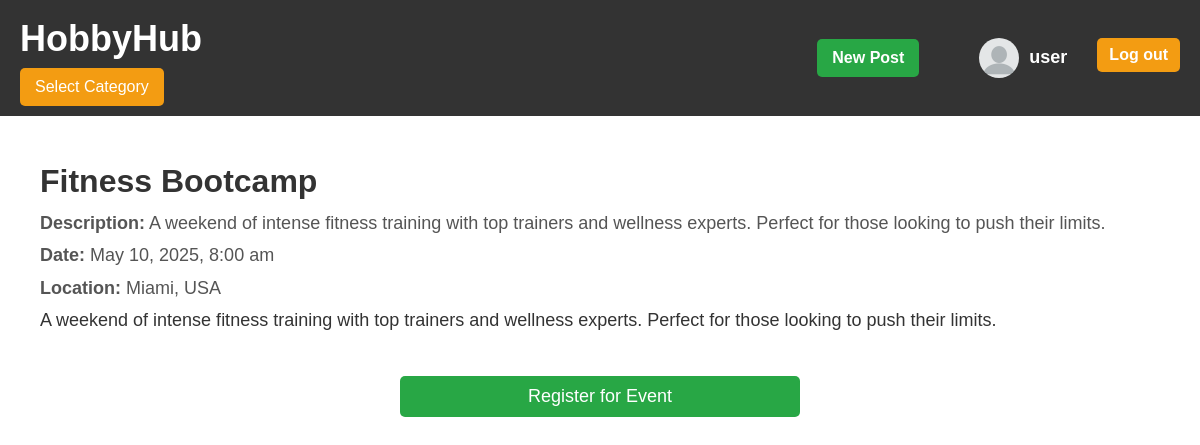
/event.php?id=3 (signed in), run on the app's committed database.
### tables this page shows
CREATE TABLE `events` (
  `event_id` int(10) UNSIGNED NOT NULL,
  `event_name` varchar(255) NOT NULL,
  `event_description` text NOT NULL,
  `event_date` datetime NOT NULL,
  `location` varchar(255) NOT NULL,
  `created_at` timestamp NOT NULL DEFAULT CURRENT_TIMESTAMP
);

### event.php (the view, shortened to what this page needs)
<?php
include 'db_connection.php';
include 'Component/navbar.php';
$isLoggedIn = isset($_SESSION['user_id']);
$userId = $isLoggedIn ? $_SESSION['user_id'] : null;
$userName = $isLoggedIn ? $_SESSION['username'] : null;
$navbar = new Navbar($conn, $isLoggedIn, $userId, $userName);
if (isset($_GET['id'])) {
    $event_id = $_GET['id'];
    $sql_event_details = "SELECT * FROM events WHERE event_id = ?";
    $stmt = $conn->prepare($sql_event_details);
    $stmt->bind_param("i", $event_id);
    $stmt->execute();
    $result = $stmt->get_result();
    if ($result->num_rows > 0) {
        $event = $result->fetch_assoc();
    } else {
        echo "<p>Event not found.</p>";
        exit;
    }
} else {
    echo "<p>No event specified.</p>";
    exit;
}
?>
<!DOCTYPE html>
<html lang="en">
<head>
    <link rel="stylesheet" href="event.css">
    <link rel="stylesheet" href="glowna.css">
    <link rel="stylesheet" href="navbar.css">
</head>
<body>
  <header>
    <?php
          echo $navbar->render();
      ?>
  </header>
  <main class="container">
    <div class="event-details">
        <div class="event-header">
            <div class="event-info">
                <h1><?php echo htmlspecialchars($event['event_name'], ENT_QUOTES, 'UTF-8'); ?></h1>
                <p><strong>Description:</strong> <?php echo htmlspecialchars($event['event_description'], ENT_QUOTES, 'UTF-8'); ?></p>
                <p><strong>Date:</strong> <?php echo date("F j, Y, g:i a", strtotime($event['event_date'])); ?></p>
                <p><strong>Location:</strong> <?php echo htmlspecialchars($event['location'], ENT_QUOTES, 'UTF-8'); ?></p>
            </div>
        </div>
        <p><?php echo nl2br(htmlspecialchars($event['event_description'], ENT_QUOTES, 'UTF-8')); ?></p>
    </div>
    <?php if ($isLoggedIn): ?>
    <div class="registration-form">
        <form method="POST">
            <button type="submit" name="register" class="btn-register">Register for Event</button>
        </form>
        </div>
    <?php else: ?>
        <div class="login-message">
            <p>You need to <a href="login.php" class="login-link">log in</a> to register for this event.</p>
        </div>
    <?php endif; ?>
    </main>
</body>
</html>

### Component/navbar.php (shortened to what this page needs)
<?php
class Navbar{
    private $dbConnection;
    private $isLoggedIn;
    private $userId;
    private $userName;
    public function __construct($dbConnection, $isLoggedIn = false, $userId = null, $userName = null) {
        $this->dbConnection = $dbConnection;
        $this->categories = $this->fetchCategories($dbConnection);
        $this->isLoggedIn = $isLoggedIn;
        $this->userId = $userId;
        $this->userName = $userName;
    }
    private function fetchCategories($dbConnection) {
        $sql = "SELECT category_id, name FROM categories ORDER BY name ASC";
        $result = $dbConnection->query($sql);
        $categories = [];
        if ($result->num_rows > 0) {
            while ($row = $result->fetch_assoc()) {
                $categories[] = $row;
            }
        }
        return $categories;
    }
    private function fetchProfilePicture($userId) {
        $sql = "SELECT profile_picture FROM users WHERE user_id = ?";
        $stmt = $this->dbConnection->prepare($sql);
        $stmt->bind_param("i", $userId);
        $stmt->execute();
        $result = $stmt->get_result();
        $image_src = '../default.png';
        if ($result->num_rows > 0) {
            $row = $result->fetch_assoc();
        }
        return $image_src;
    }
    public function render() {
    ?>
    <nav class="navbar">
      <div class="logo">
        <h1><a href="index.php">HobbyHub</a></h1>
        <?php
        if ($_SERVER['REQUEST_URI'] != '/profile.php' && $_SERVER['REQUEST_URI'] != '/new_post.php') {
        ?>
            <div class="dropdown">
                <button class="dropdown-button" onclick="toggleDropdown()">Select Category</button>
            </div>
        <?php
        }
        ?>
        </div>
        <div class="auth-buttons">
            <?php if ($this->isLoggedIn): ?>
            <div class="auth-info">
                <?php if ($_SERVER['REQUEST_URI'] != '/new_post.php') {
                ?>
                <button class="btn new-post-btn" onclick="window.location.href='new_post.php'">New Post</button>
                <?php
                }
                ?>
                <a href="profile.php" class="profile-link">
                    <?php
                        $image_src = $this->fetchProfilePicture($this->userId);
                    ?>
                    <img src="<?php echo $image_src; ?>" alt="Profile Picture" class="profile-img">
                    <span class="username"><?php echo htmlspecialchars($this->userName); ?></span>
                </a>
            </div>
            <form method="POST" style="display: inline;">
                <button type="submit" name="logout" class="btn logout-btn">Log out</button>
            </form>
        <?php else: ?>
            <button class="btn register-btn" onclick="window.location.href='register.php'">Sign up</button>
            <button class="btn login-btn" onclick="window.location.href='login.php'">Login</button>
        <?php endif; ?>
    </nav>
<?php
    return ob_get_clean();
    }
}
?>

### event.css (style rules this page uses)
.event-details { margin: 0 auto; padding: 20px; }
.event-header { display: flex; align-items: flex-start; gap: 20px; }
.event-info h1 { font-size: 32px; color: #333; }
.event-info p { font-size: 18px; color: #555; }
.registration-form { width: 100%; max-width: 400px; margin: 20px auto; text-align: center; }
.btn-register { background-color: #28a745; color: white; border: none; padding: 10px 20px; font-size: 18px; cursor: pointer; border-radius: 5px; transition: background-color 0.3s ease; display: inline-block; width: 100%; }

### glowna.css (style rules this page uses)
* { margin: 0; padding: 0; box-sizing: border-box; }
body { font-family: Arial, sans-serif; line-height: 1.6; color: #333; }
.logo a { color: white; text-decoration: none; font-size: 36px; font-weight: bold; font-family: "Arial", sans-serif; transition: color 0.3s ease, transform 0.3s ease; }
.auth-info span { color: white; font-size: 18px; font-weight: bold; }
.dropdown { position: relative; display: inline-block; }
.dropdown-button { background-color: #007bff; color: white; padding: 10px 20px; font-size: 16px; border: none; cursor: pointer; border-radius: 5px; }
.auth-info { display: flex; align-items: center; gap: 10px; }
.auth-info a { display: flex; align-items: center; text-decoration: none; }
.profile-img { width: 40px; height: 40px; border-radius: 50%; margin-right: 10px; object-fit: cover; }
.username { font-size: 18px; color: white; font-weight: bold; }
.auth-info { display: flex; align-items: center; gap: 10px; margin-right: 20px; }

### navbar.css (style rules this page uses)
header { width: 100%; background-color: #333; color: #fff; }
.navbar { display: flex; justify-content: space-between; align-items: center; padding: 10px 20px; }
.container { max-width: 1200px; margin: 0 auto; padding: 20px; }
.container p { font-size: 18px; line-height: 1.8; }
.auth-buttons { display: flex; gap: 10px; }
.btn { padding: 8px 16px; font-size: 16px; font-weight: bold; border: none; border-radius: 5px; cursor: pointer; transition: background-color 0.3s ease, transform 0.2s ease; }
.logout-btn { background-color: #f39c12; color: white; border: none; padding: 8px 12px; border-radius: 5px; cursor: pointer; transition: background-color 0.3s ease, transform 0.2s ease; }
.dropdown { position: relative; display: inline-block; font-family: Arial, sans-serif; }
.dropdown-button { background-color: #f39c12; color: white; padding: 10px 15px; border: none; border-radius: 5px; cursor: pointer; transition: background-color 0.3s ease; font-size: 16px; }
.new-post-btn { background-color: #28a745; color: white; border: none; padding: 10px 15px; border-radius: 5px; cursor: pointer; font-size: 16px; margin-right: 50px; }

### data on the page
events: event_name "Fitness Bootcamp", event_description "A weekend of intense fitness training with top trainers and wellness experts. Perfect for those looking to push their limits.", event_date "May 10, 2025, 8:00 am", location "Miami, USA"

### other printed values
$this->userName "user"
